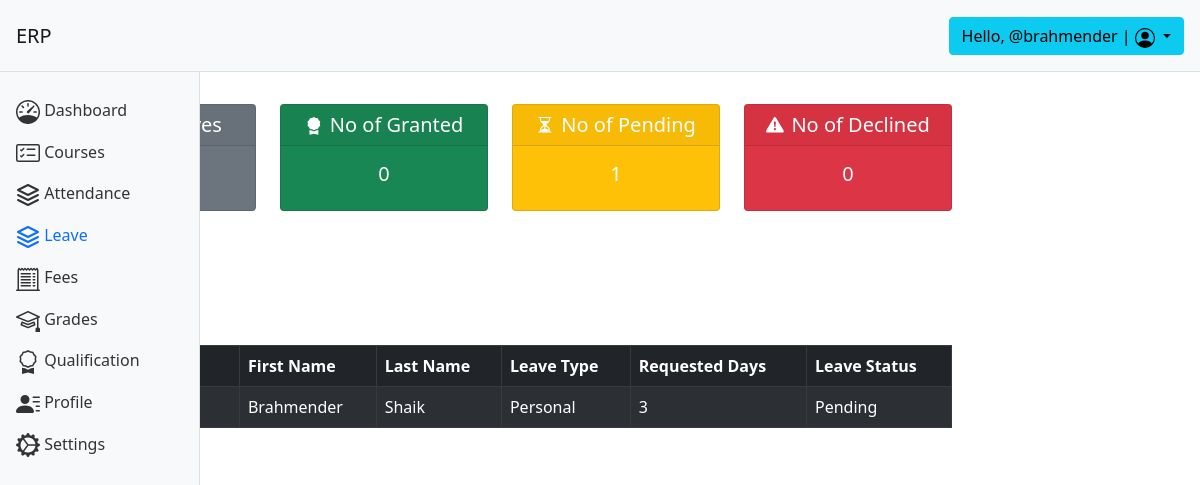
The page /user/leave/ (signed in) on the database its author committed.
### leave/models.py (models this page shows, shortened)
class NonTeachingLeave(models.Model):
    class LeaveRequestChoices(models.TextChoices):
        Personal_Leave = 'Personal'
        Annual_Leave = 'Annual'
        Military_Leave = 'Military'
        Pregnancy_Disability_Leave = 'PDL'
    class LeaveStatusChoices(models.TextChoices):
        Pending_Status = 'Pending'
        Approved_Status = 'Approved'
        Declined_Status = 'Declined'
        Cancelled_Status = 'Cancelled'
    e_id = models.ForeignKey(NonTeaching, on_delete=models.CASCADE)
    first_name = models.CharField(max_length=200)
    last_name = models.CharField(max_length=200)
    leave_type = models.CharField(max_length=10, choices=LeaveRequestChoices.choices)
    start_date = models.DateField(help_text='Leave begin date')
    end_date = models.DateField(help_text='Leave end date')
    requested_days = models.PositiveIntegerField(default=0, help_text='Total no of leave days requested')
    leave_Status = models.CharField(max_length=10, choices=LeaveStatusChoices.choices, default=LeaveStatusChoices.Pending_Status)
    reason = models.CharField(max_length=500, null=True)

### base/decorators.py (the view)
		def wrapper_func(request, *args, **kwargs):
			group = None
			if request.user.groups.exists():
				group = request.user.groups.all()[0].name
			if group in roles:
				return view_func(request, *args, **kwargs)
			else:
				return HttpResponse('You are not authorized to view this page')

### base/models.py (called while the page is built)
    def __str__(self):
        return self.first_name+' '+self.last_name

### base/templatetags/base_extras.py (called while the page is built)
@register.filter(name='has_group')
def has_group(user, group_name):
    group = Group.objects.get(name=group_name)
    return True if group in user.groups.all() else False

### base/templates/base/leave.html (shortened to what this page needs)
{% extends 'base/home.html' %}
{% load bootstrap3 %}
{% block content %}
<div>
    <div class="container">
        <div class="row mb-5">
            <div class="col-sm">
                <div class="card bg-secondary text-white mt-2">
                    <h5 class="card-header" style="text-align:center;">
                    </h5>
                    <div class="card-body" style="text-align:center;">
                        <h5 class="card-title">{{total_leaves}}</h5>
                    </div>
                </div>
            </div>
            <div class="col-sm">
                <div class="card bg-success text-white mt-2">
                    <h5 class="card-header" style="text-align:center;">
                         No of Granted
                    </h5>
                    <div class="card-body" style="text-align:center;">
                        <h5 class="card-title">{{no_of_leaves_granted}}</h5>
                    </div>
                </div>
            </div>
            <div class="col-sm">
                <div class="card bg-warning text-white mt-2">
                    <h5 class="card-header" style="text-align:center;">
                         No of Pending
                    </h5>
                    <div class="card-body" style="text-align:center;">
                        <h5 class="card-title">{{no_of_leaves_pending}}</h5>
                    </div>
                </div>
            </div>
            <div class="col-sm">
                <div class="card bg-danger text-white mt-2">
                    <h5 class="card-header" style="text-align:center;">
                         No of Declined
                    </h5>
                    <div class="card-body" style="text-align:center;">
                        <h5 class="card-title">{{no_of_leaves_declined}}</h5>
                    </div>
                </div>
            </div>
        </div>
        <div>
            <a class="btn btn-outline-primary mb-5" href="{% url 'apply_leave' %}">Apply Leave</a>
        </div>
        <div class="col">
            <table class="table  table-dark table-striped table-bordered table-hover rounded">
                <thead class="thead-light text-white">
                    <tr>
                        <th scope="col">E_Id</th>
                        <th scope="col">First Name</th>
                        <th scope="col">Last Name</th>
                        <th scope="col">Leave Type</th>
                        <th scope="col">Requested Days</th>
                        <th scope="col">Leave Status</th>
                    </tr>
                </thead>
                <tbody>
                    {% for leave in leaves%}
                    <tr>
                        <td>{{leave.e_id}}</td>
                        <td>{{leave.first_name}}</td>
                        <td>{{leave.last_name}}</td>
                        <td>{{leave.leave_type}}</td>
                        <td>{{leave.requested_days}}</td>
                        <td>{{leave.leave_Status}}</td>
                    </tr>
                    {% endfor %}
                </tbody>
            </table>
        </div>
    </div>
</div>
{% endblock %}

### base/templates/base/home.html (shortened to what this page needs)
<!DOCTYPE html>
<html lang="en">
{% load base_extras.py %}
<head>
    <link rel="stylesheet" href="https://stackpath.bootstrapcdn.com/bootstrap/5.0.0-alpha1/css/bootstrap.min.css"
>
    <link rel="stylesheet" href="https://cdn.jsdelivr.net/chartist.js/latest/chartist.min.css">
</head>
<body>
    <nav class="navbar navbar-light bg-light p-3">
        <div class="d-flex col-12 col-md-3 col-lg-2 mb-2 mb-lg-0 flex-wrap flex-md-nowrap justify-content-between">
            <a class="navbar-brand" href="{% url 'dashboard' %}">
                ERP
            </a>
        </div>
        <div class="col-12 col-md-5 col-lg-8 d-flex align-items-center justify-content-md-end mt-3 mt-md-0">
            <div class="dropdown">
                <button class="btn btn-info dropdown-toggle" type="button" id="dropdownMenuButton"
                    data-toggle="dropdown" aria-expanded="false">
                    Hello, @{{request.user}} |
                </button>
            </div>
        </div>
    </nav>
    <div class="container-fluid">
        <div class="row">
            <nav id="sidebar" class="col-md-3 col-lg-2 d-md-block bg-light sidebar collapse">
                <div class="position-sticky">
                    <ul class="nav flex-column">
                        <li class="nav-item">
                            <a class="nav-link {% if request.path == '/user/dashboard/'%} active {% endif %}"
                                aria-current="page" href="{% url 'dashboard' %}">
                                <span class="ml-2">Dashboard</span>
                            </a>
                        </li>
                        <li class="nav-item">
                            <a class="nav-link {% if request.path == '/user/courses/'%} active {% endif %}"
                                href="{% url 'courses'%}">
                                <span class="ml-2">Courses</span>
                            </a>
                        </li>
                        <li class="nav-item">
                            <a class="nav-link {% if request.path == '/user/attendance/'%} active {% endif %}"
                                href="{% url 'attendance' %}">
                                <span class="ml-2">Attendance</span>
                            </a>
                        </li>
                        {% if not request.user|has_group:"admin" %}
                        <li class="nav-item">
                            <a class="nav-link {% if request.path == '/user/leave/'%} active {% endif %}"
                                href="{% url 'leave' %}">
                                <span class="ml-2">Leave</span>
                            </a>
                        </li>
                        {% endif %}
                        <li class="nav-item">
                            <a class="nav-link {% if request.path == '/user/fees/'%} active {% endif %}"
                                href="{% url 'fees' %}">
                                <span class="ml-2">Fees</span>
                            </a>
                        </li>
                        <li class="nav-item">
                            <a class="nav-link {% if request.path == '/user/grades/' %} active {% endif %}"
                                href="{% url 'grades' %}">
                                <span class="ml-2">Grades</span>
                            </a>
                        </li>
                        <li class="nav-item">
                            <a class="nav-link {% if request.path == '/user/qualification/'%} active {% endif %}"
                                href="{% url 'qualification' %}">
                                <span class="ml-2">Qualification</span>
                            </a>
                        </li>
                        <li class="nav-item">
                            <a class="nav-link {% if '/user/profile/' in  request.path %} active {% endif %}"
                                href="{% url 'profile' request.user.id %}">
                                <span class="ml-2">Profile</span>
                            </a>
                        </li>
                        <li class="nav-item">
                            <a class="nav-link {% if request.path == '/user/settings/'%} active {% endif %}"
                                href="{% url 'settings' %}">
                                <span class="ml-2">Settings</span>
                            </a>
                        </li>
                    </ul>
                </div>
            </nav>
            <main class="col-md-9 ml-sm-auto col-lg-10 px-md-4 py-4">
                {% block content %}
                {% endblock %}
            </main>
        </div>
    </div>
</body>
</html>

### base/templates/base/home.html (style rules this page uses)
.sidebar { position: fixed; top: 0; bottom: 0; left: 0; z-index: 100; padding: 90px 0 0; box-shadow: inset -1px 0 0 rgba(0, 0, 0, .1); z-index: 99; }
.navbar { box-shadow: inset 0 -1px 0 rgba(0, 0, 0, .1); }
@media (min-width: 767.98px) { .navbar { top: 0; position: sticky; z-index: 999; } }
.sidebar .nav-link { color: #333; }
.sidebar .nav-link.active { color: #0d6efd; }

### rows shown on the page
NonTeachingLeave: first_name "Brahmender", last_name "Shaik", leave_type "Personal", requested_days "3", leave_Status "Pending"

### other values the page prints
{{ request.user }} "brahmender"
{{ no_of_leaves_granted }} "0"
{{ no_of_leaves_pending }} "1"
{{ no_of_leaves_declined }} "0"
